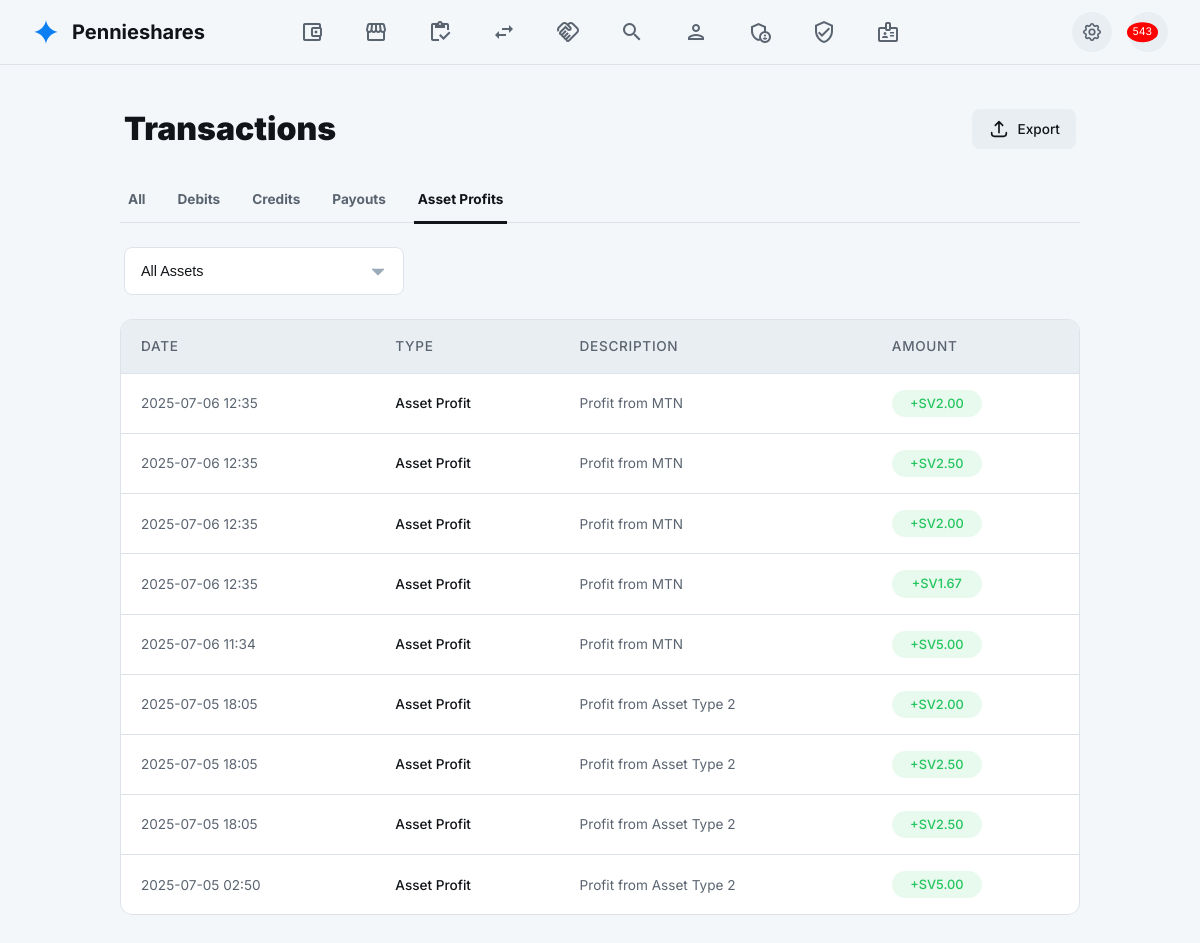
The app's page /pages/transactions.php?type=asset_profit (signed in) with its own data.
### tables this page shows
CREATE TABLE wallet_transactions (
        id INTEGER PRIMARY KEY AUTOINCREMENT,
        user_id INTEGER NOT NULL,
        type TEXT NOT NULL, -- e.g., 'credit', 'debit', 'transfer_in', 'transfer_out', 'asset_profit'
        amount DECIMAL(10, 2) NOT NULL,
        description TEXT,
        created_at DATETIME DEFAULT CURRENT_TIMESTAMP,
        FOREIGN KEY(user_id) REFERENCES users(id) ON DELETE CASCADE
    );

### src/functions.php (called while the page is built, shortened)
<?php
function getPaginatedWalletTransactions($pdo, $userId, $limit, $offset, $type = null) {
    $sql = "SELECT * FROM wallet_transactions WHERE user_id = ?";
    $params = [$userId];
    if ($type && $type !== 'all') {
        if ($type === 'payout') {
            $sql .= " AND (type = 'payout' OR type = 'transfer_out')";
        } elseif ($type === 'credit') {
            $sql .= " AND (type = 'credit' OR type = 'transfer_in')";
        } else {
            $sql .= " AND type = ?";
            $params[] = $type;
        }
    }
    $sql .= " ORDER BY created_at DESC LIMIT ? OFFSET ?";
    $params[] = $limit;
    $params[] = $offset;
    $stmt = $pdo->prepare($sql);
    $stmt->execute($params);
    return $stmt->fetchAll(PDO::FETCH_ASSOC);
}
?>

### pages/transactions.php (the view, shortened to what this page needs)
<?php
require_once __DIR__ . '/../src/functions.php';
$loggedInUser = $_SESSION['user'];
$loggedInUserId = $loggedInUser['id'];
$transactions_per_page = 12;
$current_page = isset($_GET['page']) && is_numeric($_GET['page']) ? (int)$_GET['page'] : 1;
$offset = ($current_page - 1) * $transactions_per_page;
$filter_type = isset($_GET['type']) ? $_GET['type'] : 'all';
$transactions = getPaginatedWalletTransactions($pdo, $loggedInUserId, $transactions_per_page, $offset, $filter_type);
require_once __DIR__ . '/../assets/template/intro-template.php';
?>
<main>
    <div class="container">
        <div class="page-header">
            <h1 class="page-title">Transactions</h1>
            <button class="btn" id="export-btn">
                <svg class="icon" xmlns="http://www.w3.org/2000/svg" fill="none" viewBox="0 0 24 24" stroke="currentColor"><path stroke-linecap="round" stroke-linejoin="round" d="M4 16v1a3 3 0 003 3h10a3 3 0 003-3v-1m-4-8l-4-4m0 0L8 8m4-4v12" /></svg>
                <span>Export</span>
            </button>
        </div>
        <div class="tabs-nav" id="tabs-container">
            <a href="?type=all" class="tab-link <?php echo ($filter_type == 'all') ? 'active' : ''; ?>" data-filter="all">All</a>
            <a href="?type=debit" class="tab-link <?php echo ($filter_type == 'debit') ? 'active' : ''; ?>" data-filter="debit">Debits</a>
            <a href="?type=credit" class="tab-link <?php echo ($filter_type == 'credit') ? 'active' : ''; ?>" data-filter="credit">Credits</a>
            <a href="?type=payout" class="tab-link <?php echo ($filter_type == 'payout') ? 'active' : ''; ?>" data-filter="payout">Payouts</a>
            <a href="?type=asset_profit" class="tab-link <?php echo ($filter_type == 'asset_profit') ? 'active' : ''; ?>" data-filter="asset_profit">Asset Profits</a>
        </div>
        <div class="filter-controls">
            <select class="form-select" aria-label="Filter by asset">
                <option value="all">All Assets</option>
            </select>
        </div>
        <div class="table-container">
            <table class="history-table">
                <thead>
                    <tr>
                        <th>Date</th>
                        <th>Type</th>
                        <th>Description</th>
                        <th>Amount</th>
                    </tr>
                </thead>
                <tbody id="history-table-body">
                    <?php foreach ($transactions as $transaction): ?>
                        <tr data-type="<?php echo htmlspecialchars($transaction['type']); ?>">
                            <td><?php echo htmlspecialchars(date('Y-m-d H:i', strtotime($transaction['created_at']))); ?></td>
                            <td class="text-main"><?php echo htmlspecialchars(ucwords(str_replace(['_', 'transfer_in', 'transfer_out'], [' ', 'credit', 'payout'], $transaction['type']))); ?></td>
                            <td><?php echo htmlspecialchars($transaction['description']); ?></td>
                            <td>
                                <span class="status-badge <?php echo htmlspecialchars($transaction['type']); ?>">
                                    <?php echo ($transaction['type'] === 'debit' || $transaction['type'] === 'transfer_out' || $transaction['type'] === 'payout') ? '-' : '+'; ?>SV<?php echo number_format(abs($transaction['amount']), 2); ?>
                                </span>
                            </td>
                        </tr>
                    <?php endforeach; ?>
                </tbody>
            </table>
        </div>
    </div>
</main>
<?php
require_once __DIR__ . '/../assets/template/end-template.php';
?>

### assets/template/intro-template.php (style rules this page uses)
:root { --font-primary: 'Inter', 'Noto Sans', sans-serif; --bg-primary-light: #f4f7fa; --bg-secondary-light: #ffffff; --bg-tertiary-light: #e9eef2; --text-primary-light: #111418; --text-secondary-light: #5a6470; --border-color-light: #dde3e9; --accent-color-light: #0c7ff2; --accent-text-light: #ffffff; --bg-primary-dark: #111418; --bg-secondary-dark: #1b2127; --bg-tertiary-dark: #283039; --text-primary-dark: #ffffff; --text-secondary-dark: #9cabba; --border-color-dark: #3b4754; --accent-color-dark: #0c7ff2; --accent-text-dark: #ffffff; --bg-primary: var(--bg-primary-light); --bg-secondary: var(--bg-secondary-light); --bg-tertiary: var(--bg-tertiary-light); --text-primary: var(--text-primary-light); --text-secondary: var(--text-secondary-light); --border-color: var(--border-color-light); --accent-color: var(--accent-color-light); --accent-text: var(--accent-text-light); }
*, *::before, *::after { box-sizing: border-box; margin: 0; padding: 0; }
body { font-family: var(--font-primary); background-color: var(--bg-primary); color: var(--text-primary); min-height: 100vh; font-size: 16px; line-height: 1.5; transition: background-color 0.3s ease, color 0.3s ease; overflow-x: hidden; }
a { text-decoration: none; color: inherit; transition: color 0.2s ease; }
button { font-family: inherit; cursor: pointer; border: none; background: none; color: inherit; }
.icon { width: 24px; height: 24px; stroke-width: 2; display: inline-block; vertical-align: middle; }

### records on screen
wallet_transactions: created_at "2025-07-06 12:35", type "Asset Profit", description "Profit from MTN", amount "2.00"
wallet_transactions: created_at "2025-07-06 12:35", type "Asset Profit", description "Profit from MTN", amount "2.50"
wallet_transactions: created_at "2025-07-06 12:35", type "Asset Profit", description "Profit from MTN", amount "2.00"
wallet_transactions: created_at "2025-07-06 12:35", type "Asset Profit", description "Profit from MTN", amount "1.67"
wallet_transactions: created_at "2025-07-06 11:34", type "Asset Profit", description "Profit from MTN", amount "5.00"
wallet_transactions: created_at "2025-07-05 18:05", type "Asset Profit", description "Profit from Asset Type 2", amount "2.00"
wallet_transactions: created_at "2025-07-05 18:05", type "Asset Profit", description "Profit from Asset Type 2", amount "2.50"
wallet_transactions: created_at "2025-07-05 18:05", type "Asset Profit", description "Profit from Asset Type 2", amount "2.50"
wallet_transactions: created_at "2025-07-05 02:50", type "Asset Profit", description "Profit from Asset Type 2", amount "5.00"
